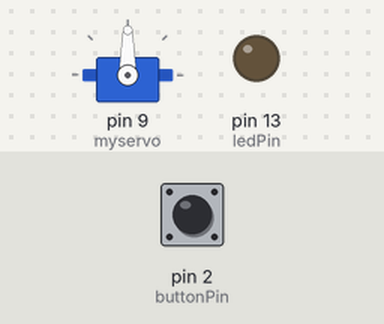
Simulated run of this sketch. Board: Arduino Uno, built with avr-gcc and run on an emulated ATmega328P. Parts: servo, output pins drawn as LEDs (lit = HIGH). The inputs (shaded band) are chosen by the test bench; at power-on: pin 2 (buttonPin) LOW.

Above: at 1.2 s.
1.3 s: pin 2 (buttonPin) pulled HIGH for 0.15 s
At 1.75 s:
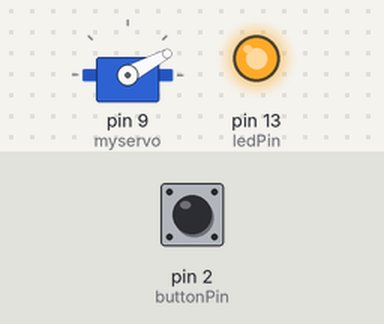
At 7.1 s:
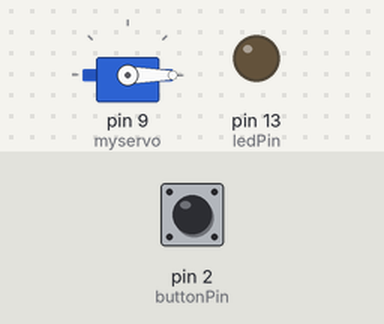
7.3 s: pin 2 (buttonPin) pulled HIGH for 1 s
At 7.45 s:
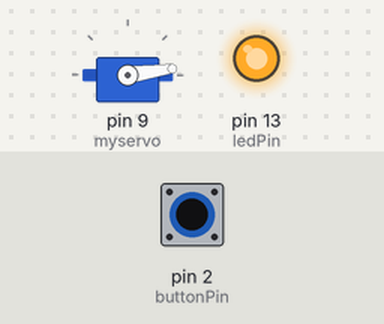
Timing chart, 0 to 14.2 s (numbered marks = the images above; inputs shaded):
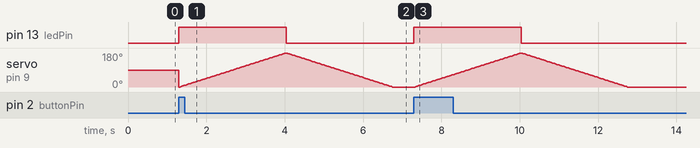

The sketch:

button_servo.ino
```cpp
#include <Servo.h>

const int buttonPin = 2;  // the number of the pushbutton pin
const int ledPin = 13;    // the number of the LED pin
Servo myservo;
int buttonState = 0;
int pos = 0;

void setup() {
  // initialize the LED pin as an output:
  pinMode(ledPin, OUTPUT);
  // initialize the pushbutton pin as an input:
  pinMode(buttonPin, INPUT);

    myservo.attach(9);
}

void loop() {
  // read the state of the pushbutton value:
  buttonState = digitalRead(buttonPin);

  // check if the pushbutton is pressed. If it is, the buttonState is HIGH:
  if (buttonState == HIGH) {
    // turn LED on:
    digitalWrite(ledPin, HIGH);
    for (pos = 0; pos <= 180; pos += 1) { // goes from 0 degrees to 180 degrees
    // in steps of 1 degree
    myservo.write(pos);              // tell servo to go to position in variable 'pos'
    delay(15);                       // waits 15 ms for the servo to reach the position
  }
  for (pos = 180; pos >= 0; pos -= 1) { // goes from 180 degrees to 0 degrees
    myservo.write(pos);              // tell servo to go to position in variable 'pos'
    delay(15);
        digitalWrite(ledPin, LOW);                   // waits 15 ms for the servo to reach the position
  }
  } else {
    // turn LED off:
    digitalWrite(ledPin, LOW);
  }
}
```

Measured:
- after the input at 1.3 s, pin 13 (ledPin): LOW → HIGH at once, → LOW 2.7 s later
- after the input at 7.3 s, pin 13 (ledPin): LOW → HIGH at once, → LOW 2.7 s later; servo on pin 9 (myservo): rises from 0° to 180° in 2.7 s, then falls to 0° in 2.7 s
